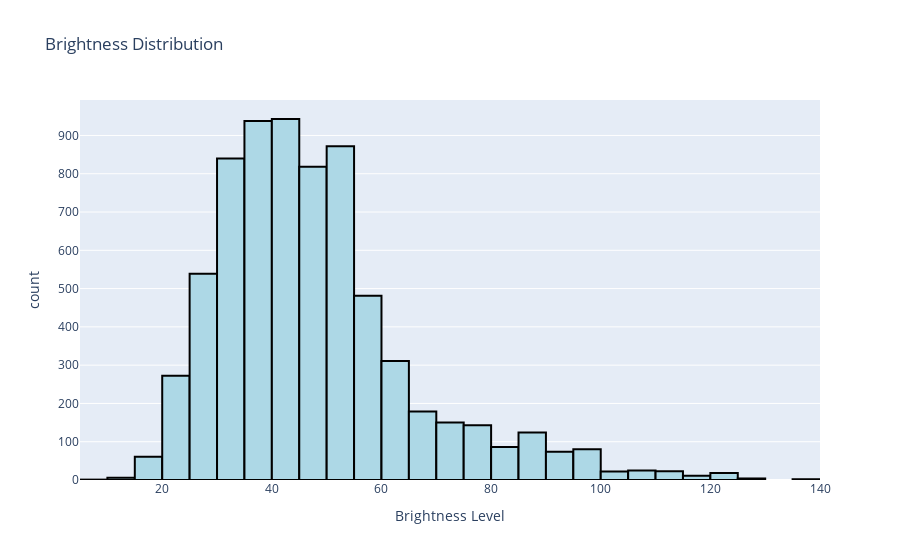

This figure's notebook cell:
### Markdown cell above
## 4️⃣ Brightness Distribution of Images

### Code cell
import os
import cv2
import numpy as np
import plotly.express as px

# Function to calculate brightness of each image
def calculate_brightness(folder_path):
    brightness_values = []
    for class_name in os.listdir(folder_path):
        class_folder = os.path.join(folder_path, class_name)
        for img_name in os.listdir(class_folder):
            img_path = os.path.join(class_folder, img_name)
            img = cv2.imread(img_path, cv2.IMREAD_GRAYSCALE)  # Convert to grayscale
            if img is not None:
                brightness_values.append(np.mean(img))
    return brightness_values

# Path to the dataset
data_path = r"C:\Users\chaim\Downloads\Deep Learning Project\Data"

# Get brightness values
brightness_values = calculate_brightness(data_path)

# Create an interactive histogram for brightness distribution
fig = px.histogram(brightness_values, nbins=30, 
                   title="Brightness Distribution",
                   labels={'value': 'Brightness Level'},
                   color_discrete_sequence=["lightblue"])

# Update layout to add black border around histogram bars for better clarity
fig.update_traces(marker=dict(line=dict(color="#000000", width=2)))  # Black border

# Hide the legend
fig.update_layout(showlegend=False)

# Show the plot
fig.show()

### Figure 1 — Plotly figure (JSON) as saved in the notebook; plotly's stock layout.template omitted (floating-point values rounded to 4 significant figures; data arrays with more than 128 entries replaced by an {"elided": "..."} marker saying what was removed)
{"data": [{"alignmentgroup": "True", "bingroup": "x", "hovertemplate": "variable=0<br>Brightness Level=%{x}<br>count=%{y}<extra></extra>", "legendgroup": "0", "marker": {"color": "lightblue", "line": {"color": "#000000", "width": 2}, "pattern": {"shape": ""}}, "name": "0", "nbinsx": 30, "offsetgroup": "0", "orientation": "v", "showlegend": true, "type": "histogram", "x": {"elided": "7023 float values"}, "xaxis": "x", "yaxis": "y"}], "layout": {"barmode": "relative", "legend": {"title": {"text": "variable"}, "tracegroupgap": 0}, "showlegend": false, "title": {"text": "Brightness Distribution"}, "xaxis": {"anchor": "y", "domain": [0, 1], "title": {"text": "Brightness Level"}}, "yaxis": {"anchor": "x", "domain": [0, 1], "title": {"text": "count"}}}}
